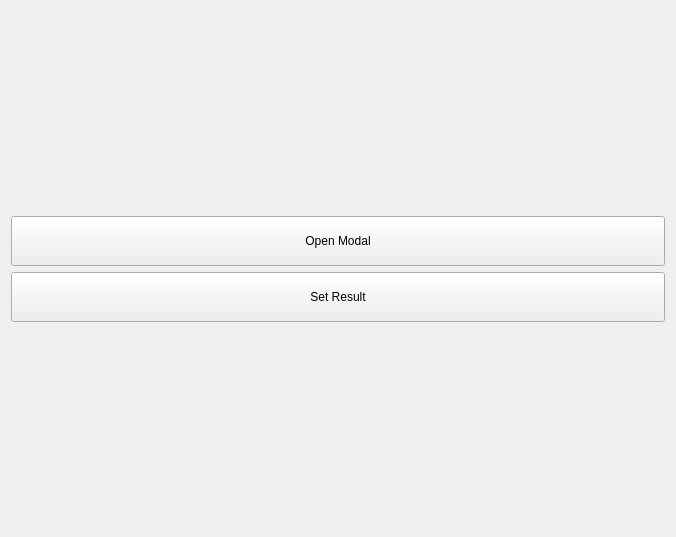
<?xml version="1.0" encoding="UTF-8"?>
<ui version="4.0">
 <class>TestWindow</class>
 <widget class="QWidget" name="TestWindow">
  <property name="geometry">
   <rect>
    <x>0</x>
    <y>0</y>
    <width>676</width>
    <height>537</height>
   </rect>
  </property>
  <property name="windowTitle">
   <string>Form</string>
  </property>
  <layout class="QVBoxLayout" name="verticalLayout">
   <item>
    <spacer name="verticalSpacer">
     <property name="orientation">
      <enum>Qt::Vertical</enum>
     </property>
     <property name="sizeHint" stdset="0">
      <size>
       <width>20</width>
       <height>40</height>
      </size>
     </property>
    </spacer>
   </item>
   <item>
    <widget class="QPushButton" name="pushButton">
     <property name="minimumSize">
      <size>
       <width>0</width>
       <height>50</height>
      </size>
     </property>
     <property name="text">
      <string>Open Modal</string>
     </property>
    </widget>
   </item>
   <item>
    <widget class="QPushButton" name="pushButtonSetResult">
     <property name="minimumSize">
      <size>
       <width>0</width>
       <height>50</height>
      </size>
     </property>
     <property name="text">
      <string>Set Result</string>
     </property>
    </widget>
   </item>
   <item>
    <spacer name="verticalSpacer_2">
     <property name="orientation">
      <enum>Qt::Vertical</enum>
     </property>
     <property name="sizeHint" stdset="0">
      <size>
       <width>20</width>
       <height>40</height>
      </size>
     </property>
    </spacer>
   </item>
  </layout>
 </widget>
 <resources/>
 <connections/>
</ui>
